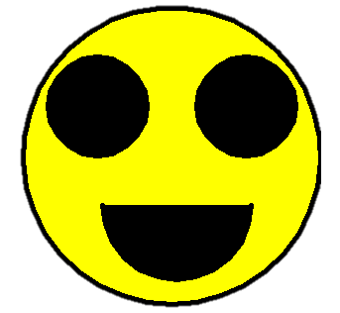

The Python source for this figure:
import turtle
import tkinter as tk

root= tk.Tk()
root.title('Smile Time!')
root.iconbitmap('../SmileTime.ico')
canvas1 = tk.Canvas(root, width = 300, height = 300)
canvas1.pack()
    

def smiley():
    turtle.hideturtle()
    turtle.reset()
    turtle.hideturtle()
    turtle.pensize(5)
    #Head
    turtle.fillcolor('yellow')
    turtle.begin_fill()
    turtle.circle(150)
    turtle.end_fill()
    #Left Eye
    turtle.penup()
    turtle.goto(-75, 150)
    turtle.pendown()
    turtle.fillcolor('black')
    turtle.begin_fill()
    turtle.circle(50)
    turtle.end_fill()
    #Right Eye
    turtle.penup()
    turtle.goto(0, 0)
    turtle.goto(75, 150)
    turtle.pendown()
    turtle.fillcolor('black')
    turtle.begin_fill()
    turtle.circle(50)
    turtle.end_fill()
    #Face
    turtle.penup()
    turtle.goto(0, 0)
    turtle.goto(-70, 100)
    turtle.pendown()
    turtle.right(90)
    turtle.fillcolor('black')
    turtle.begin_fill()
    turtle.circle(75, 180)
    turtle.end_fill()
    turtle.done()

button1 = tk.Button(text='It\'s Smile Time',command=smiley, bg='brown',fg='white')
canvas1.create_window(150, 150, window=button1)

root.mainloop()
